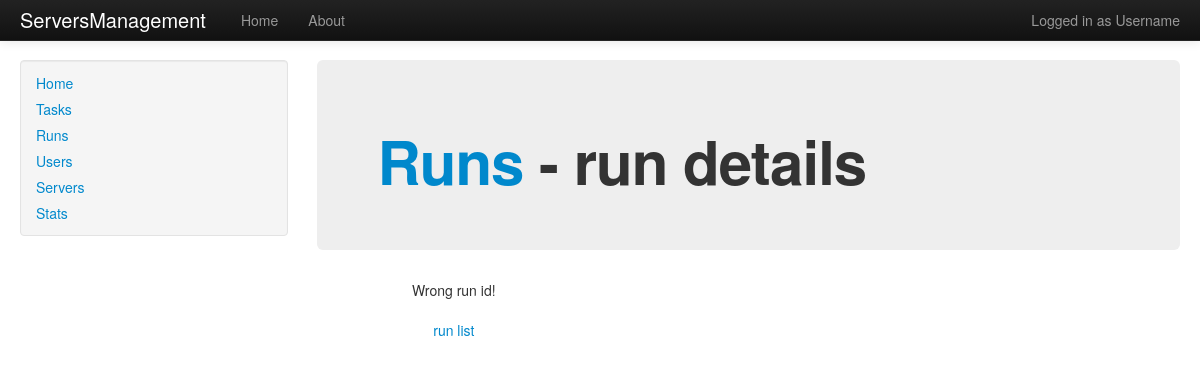
/runs/16, run on an earlier commit of the app's database.
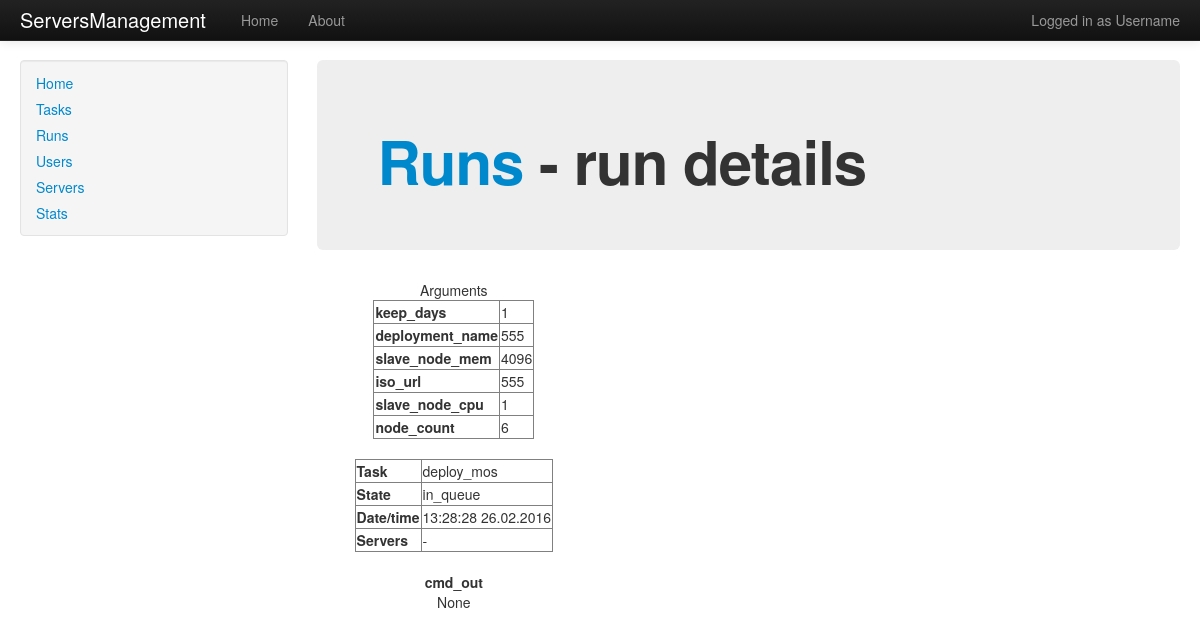
And on a later commit of the database.
### app/models.py (models this page shows, shortened)
class Task(db.Model):
    id = db.Column(db.Integer, primary_key = True)
    name = db.Column(db.String(15), index = True, unique = True)
    desc = db.Column(db.String(120), index = True, unique = False)
    taskfile = db.Column(db.String(15), index = True, unique = False)
    taskname = db.Column(db.String(15), index = True, unique = True)
    state = db.Column(db.SmallInteger, default=config.task_state['on'])
    runs = db.relationship('Run', backref = 'task', lazy = 'dynamic')
    """
    def update_state(self, new_state):
        self.state = new_state
    """

class Run(db.Model):
    id = db.Column(db.Integer, primary_key = True)
    state = db.Column(db.String(15))
    attributes = db.Column(db.PickleType)
    datetime = db.Column(db.DateTime)
    cmd_out = db.Column(db.Text)
    task_id = db.Column(db.Integer, db.ForeignKey('task.id'))
    server_id = db.Column(db.Integer, db.ForeignKey('server.id'))

### app/views.py (the view)
@app.route('/runs', methods=['GET', 'POST'], strict_slashes=False)
@app.route('/runs/<int:run_id>', strict_slashes=False)
def runs(run_id=None):
    run_list = models.Run.query.order_by(desc(models.Run.id)).limit(config.last_runs).all()
    if run_id is not None:
        run = models.Run.query.get(run_id)
        return render_template('runs_details.html', run=run)
    else:
        return render_template('runs.html', run_list=run_list)

### app/templates/runs_details.html
{% extends "base.html" %}
{% block title %}<a href="/runs">Runs</a> - run details{% endblock %}
{% block body %}
<div align="center">
	{% if run %}
		Arguments
		<table border="1">
		   {% for key, value in run.attributes.items() %}
			   <tr>
			   		<td><b>{{ key }}</b></td>
			      	<td>{{ value }}</td>
			   </tr>
		   {% endfor %}
		</table>
		<br>
		<table border="1">
			<tr><td><b>Task</b></td><td> {{ run.task.taskname }} </td></tr>
			<tr><td><b>State</b></td><td>
				  {% if run.state == '0' %}
				    in_queue
				  {% elif run.state == '1' %}
				    in_progress
				  {% elif run.state == '2' %}
					done
				  {% elif run.state == '3' %}
				  	canceled
				  {% else %}
					Error
				  {% endif %} </td></tr>
			<tr><td><b>Date/time</b></td><td>  {{ run.datetime.strftime('%H:%M:%S %d.%m.%Y')}}</td></tr>
			<tr><td><b>Servers</b></td><td> {% if run.server.id %} {{ run.server.alias }} {% else %}-{% endif %}</td></tr>
		</table>
		<br>
		<b>cmd_out</b><br>
		{{ run.cmd_out | safe }}
	{% else %}
	    Wrong run id!<br><br>
	    <a href="/runs">run list</a>
    {% endif %}
</div>
{% endblock %}

What changed in the data, as far as the page shows it:
now on this page (row unchanged): Task: task.taskname "deploy_mos"
added Run: datetime "13:28:28 26.02.2016", cmd_out "None"
Also different on the page:
text no longer shown: "Wrong run id! run list"
text now shown: "Arguments Task State in_queue Date/time Servers - cmd_out"
new list line: "keep_days 1"
new list line: "deployment_name 555"
new list line: "slave_node_mem 4096"
new list line: "iso_url 555"
new list line: "slave_node_cpu 1"
new list line: "node_count 6"
